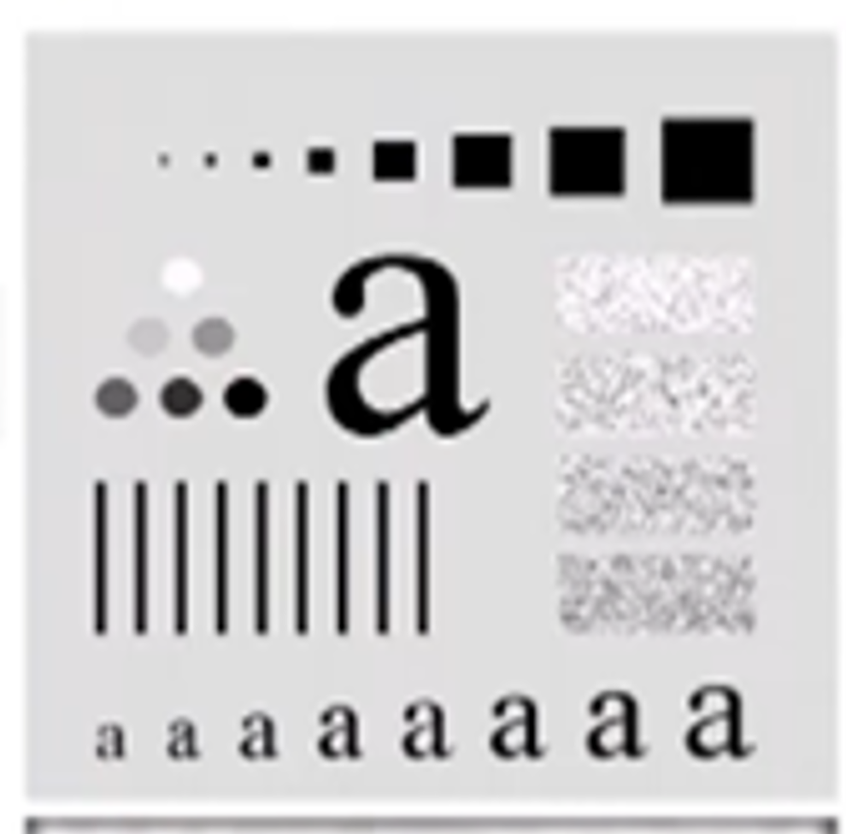
#> input picture Assets/Image/Picture1.png, 846 x 834 px, shrunk from 990 x 976 before the run
$ python IdealLow.py
#> lines starting #> are read from the running program, lines starting #| are printed output that depends on the picture
import numpy as np
import cv2
import matplotlib.pyplot as plt

# Đọc ảnh đầu vào
input_image = cv2.imread('Assets/Image/Picture1.png', cv2.IMREAD_GRAYSCALE)
#> input_image: shape (834, 846); min 0, max 255, mean 206.4
M, N = input_image.shape
#> M = 834; N = 846

# Bước 1: Chuyển kích thước ảnh
P, Q = 2 * M, 2 * N
#> P = 1668; Q = 1692
fp = np.zeros((P, Q), dtype=np.float32)
fp[:M, :N] = input_image
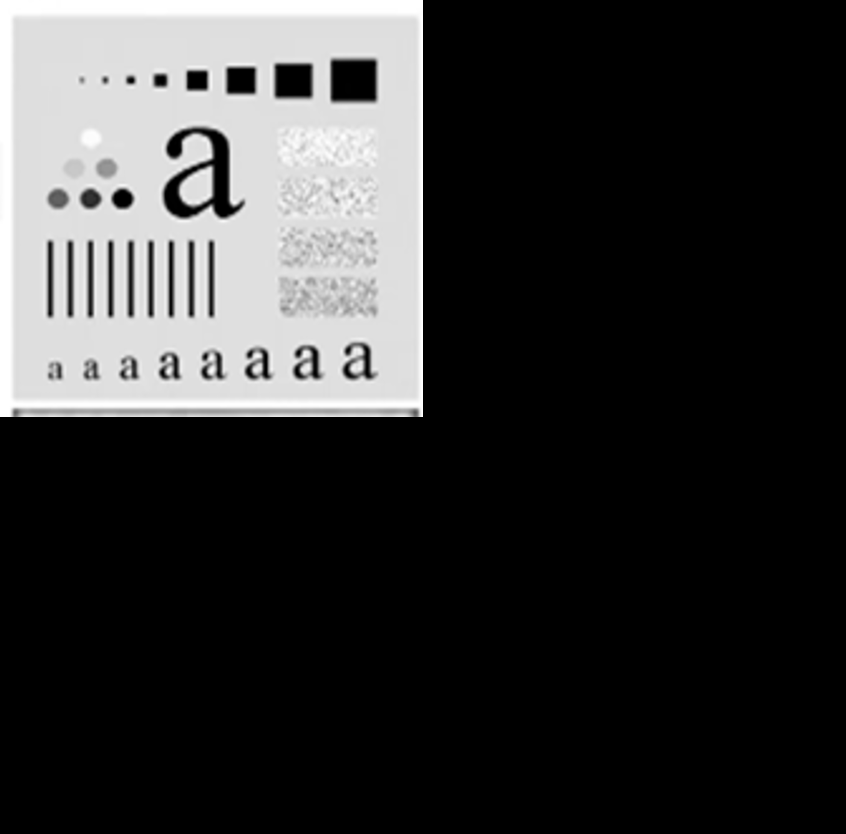
#> fp: shape (1668, 1692) float32 (shown at 1/2 size); min 0, max 255, mean 51.6

# Bước 2: Tạo ảnh mới Fp
Fp = np.multiply(fp, (-1) ** np.add.outer(np.arange(P), np.arange(Q)))
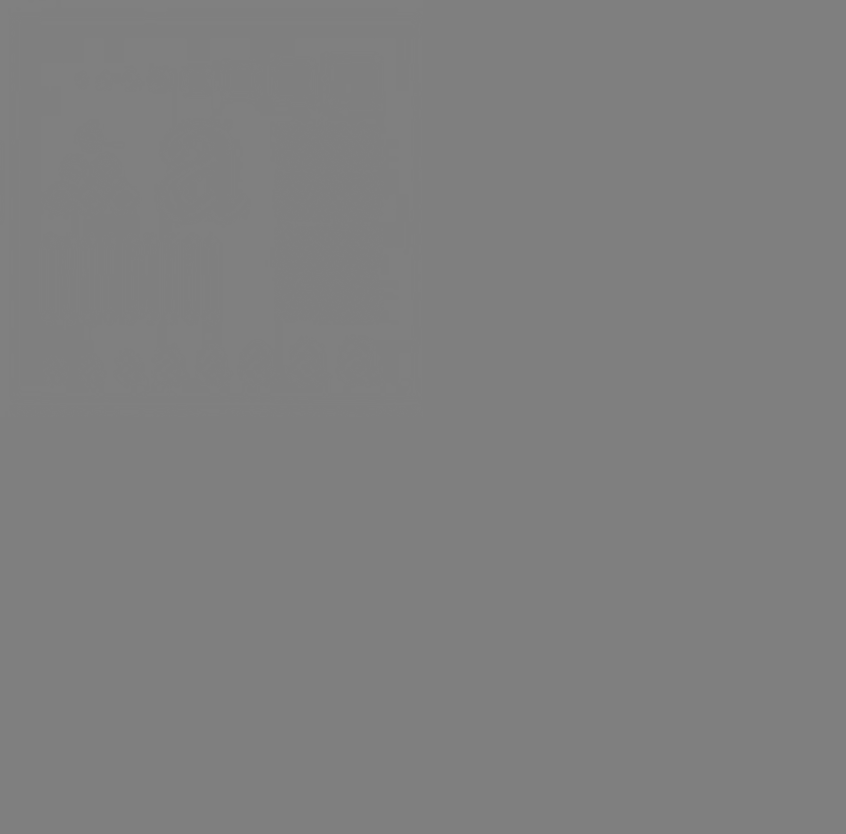
#> Fp: shape (1668, 1692) float64 (shown at 1/2 size); min -255, max 255, mean 0; drawn with min black and max white

# Bước 3: Tính DFT của Fp
F = np.fft.fft2(Fp)

# Bước 4: Tạo bộ lọc thông thấp Ideal
D0 = 5  # Thay đổi D0 theo ý muốn
u = np.arange(P)
#> u = 1668 values from 0 to 1667
v = np.arange(Q)
#> v = 1692 values from 0 to 1691
U, V = np.meshgrid(u, v)
U = U - P/2
V = V - Q/2
D = np.sqrt(U**2 + V**2)
H = np.where(D <= D0, 1, 0)

# Bước 5: Áp dụng bộ lọc thông thấp
G = np.multiply(F, H.T)  # Chuyển vị của H bằng H.T

# Bước 6: Biến đổi ngược IDFT của G
gp = np.real(np.fft.ifft2(G))
gp = np.multiply(gp, (-1) ** np.add.outer(np.arange(P), np.arange(Q)))
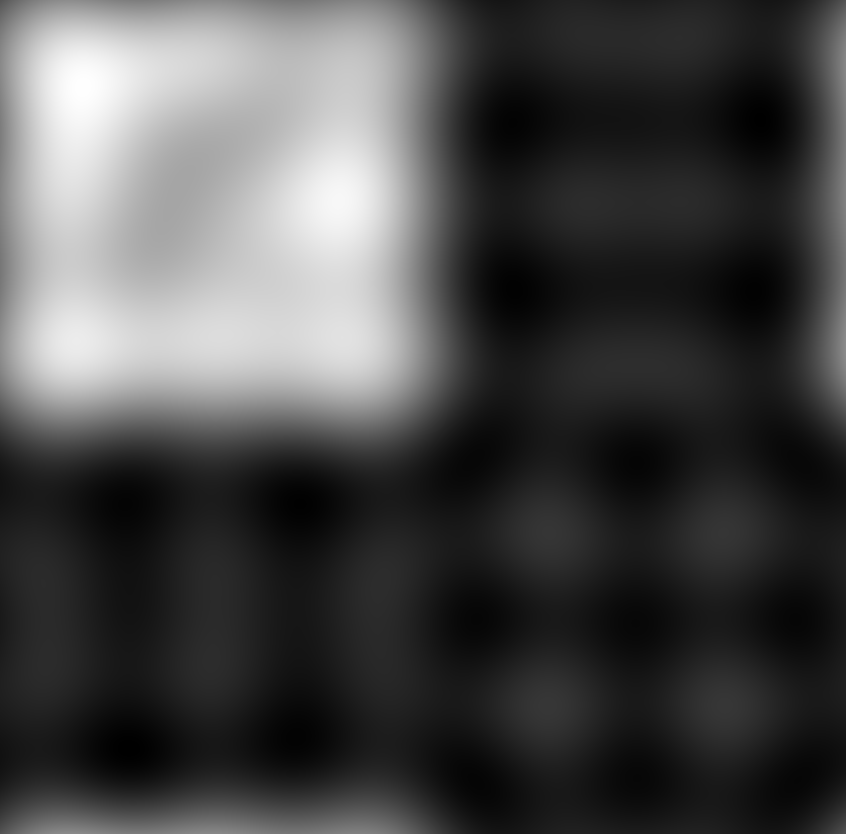
#> gp: shape (1668, 1692) float64 (shown at 1/2 size); min -32.47, max 260.2, mean 51.6; drawn with min black and max white

# Bước 7: Lấy vùng MxN từ ảnh gp
g = gp[:M, :N]
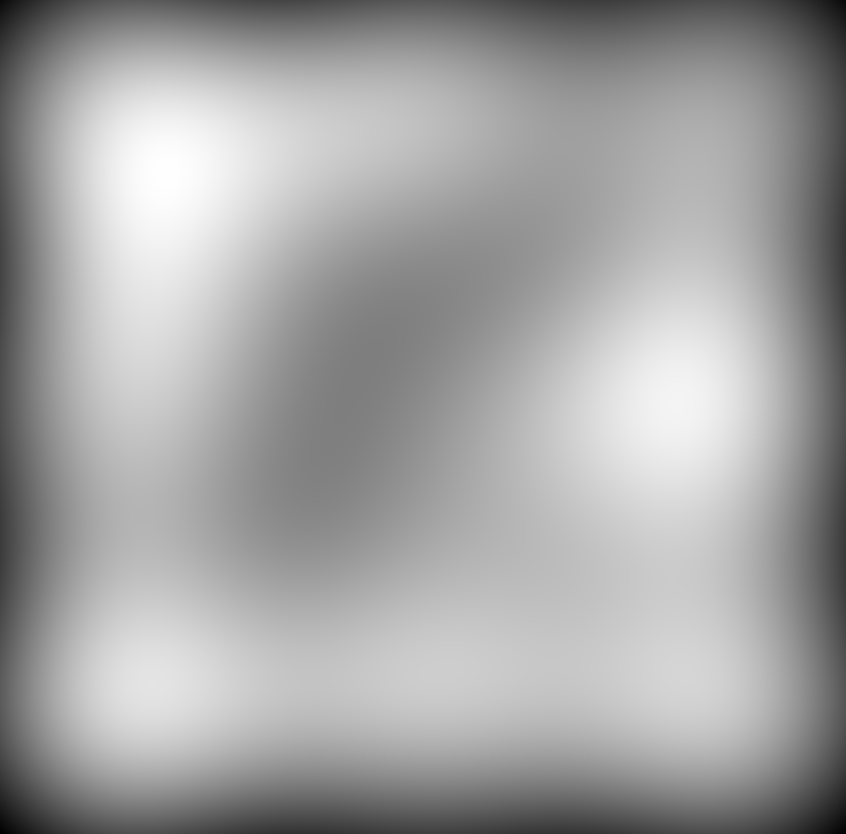
#> g: shape (834, 846) float64; min 55.91, max 260.2, mean 187.1; drawn with min black and max white

# Hiển thị ảnh đầu ra bằng matplotlib
plt.subplot(121), plt.imshow(input_image, cmap='gray'), plt.title('Ảnh đầu vào')
plt.subplot(122), plt.imshow(g, cmap='gray'), plt.title('Ảnh đầu ra')
plt.show()

$ run again, with Assets/Image/Picture2.png copied over Assets/Image/Picture1.png
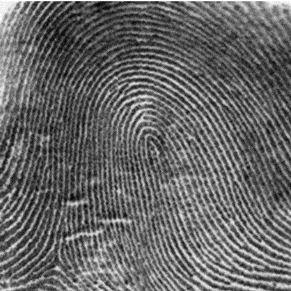
#> input picture Assets/Image/Picture2.png, 291 x 291 px
#> input_image is the input picture: shape (291, 291); min 4, max 255, mean 103
#> `gp = np.multiply(gp, (-1) ** np.add.outer(np.arange(P), np.arange(Q)))`:
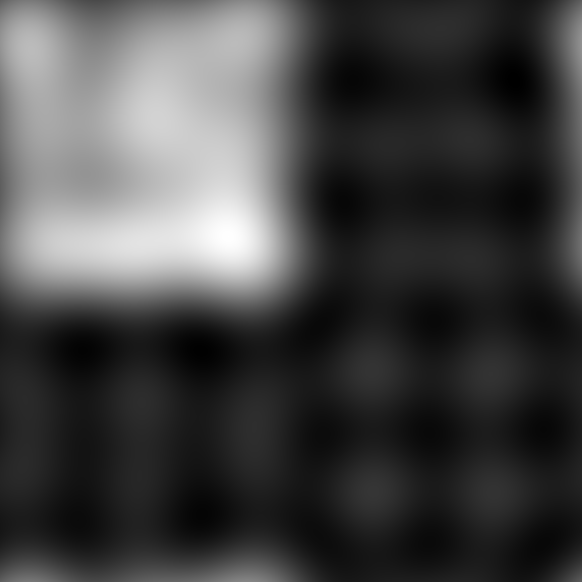
#> gp: shape (582, 582) float64; min -18.81, max 147.4, mean 25.8; drawn with min black and max white
#> `g = gp[:M, :N]`:
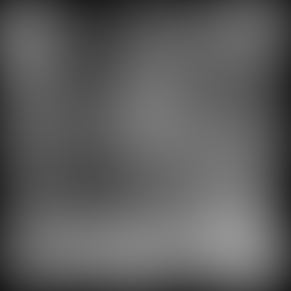
#> g: shape (291, 291) float64; min 26.24, max 147.4, mean 93.2
